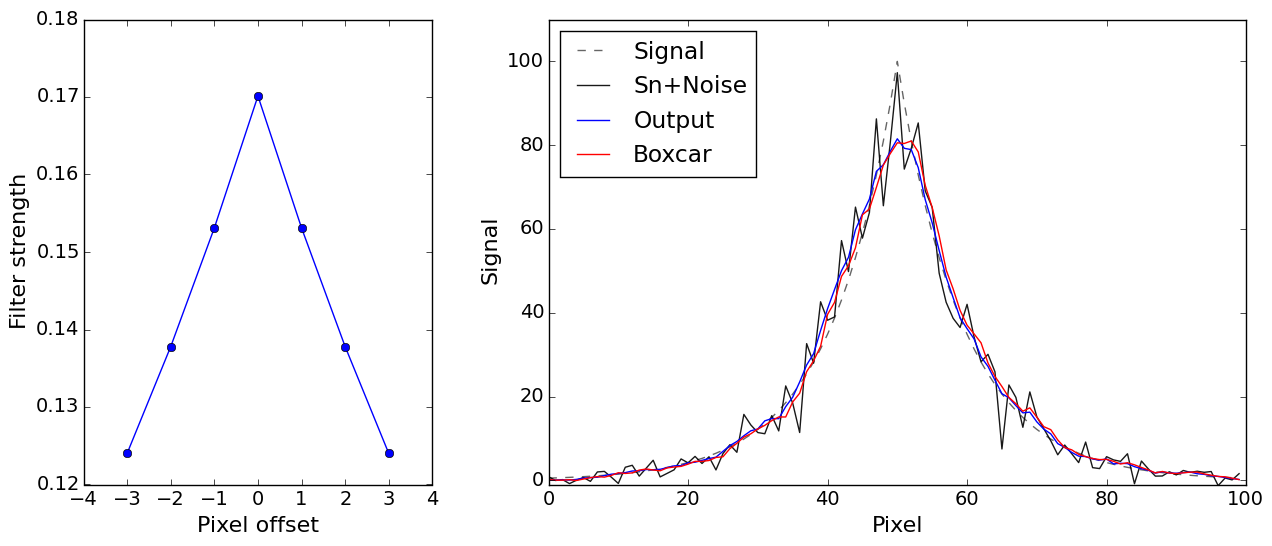

Here is the Python script that generated this plot:
# coding=utf-8
from __future__ import print_function
import numpy as np
import sys
import matplotlib, matplotlib.pyplot as plt
import time
import matplotlib.gridspec as gridspec
import matplotlib.patches
import scipy.stats
from matplotlib.path import Path
from matplotlib import rc
from pylab import *

fig = plt.figure(figsize=(15,6), dpi=300)
matplotlib.rcParams.update({'font.size': 14})
matplotlib.rcParams['axes.labelsize'] = 16
rc('text', usetex=False)
matplotlib.rcParams['xtick.labelsize'] = 14
matplotlib.rcParams['ytick.labelsize'] = 14

gs = gridspec.GridSpec(1, 10)
gs.update(wspace=0.0, hspace=0.125) 
ax0 = fig.add_subplot(gs[0:3])
ax1 = fig.add_subplot(gs[4:])

x = np.arange(-3, 4)
y = np.power(0.9, np.abs(x))
y /= y.sum()
y2 = np.ones(6)/6

ax0.plot(x,y, 'o-')
ax0.set_xlim(-4,4)
ax0.set_xlabel("Pixel offset")
ax0.set_ylabel("Filter strength")

xs = np.arange(0, 100)
ys = 100 * 0.9**np.abs(xs-50)
ys2 = ys + np.random.normal(size=xs.size)*np.sqrt(ys)
out = np.convolve(ys2, y, mode='same')
out2 = np.convolve(ys2, y2, mode='same')

ax1.plot(xs, ys,'k--',  linewidth=1, alpha=0.6, label="Signal")
ax1.plot(xs,ys2, 'k', linewidth=1,  alpha=0.9, label="Signal+Noise")
ax1.plot(xs, out, 'b-',  linewidth=1, label="Output")
ax1.plot(xs, out2, 'r-', linewidth=1, label="Boxcar")

ax1.set_xlabel("Pixel")
ax1.set_ylabel("Signal")
ax1.legend(loc=2)
ax1.set_ylim(-1, max(ys2.max(), ys.max())*1.1)
fig.savefig("rolling.png", bbox_inches='tight', dpi=100, transparent=True)
fig.savefig("rolling.pdf", bbox_inches='tight', transparent=True)
